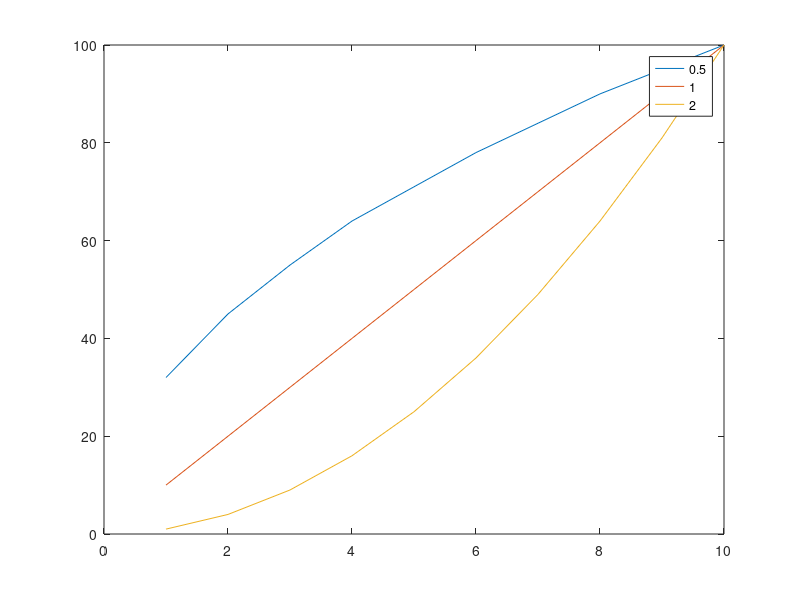

The MATLAB script that drew this image: (Note: this script raises an error after producing the figure.)
clear paramsAll;

clear params;
params.Gridjob.runLocal = false;
params.Gridjob.requiremf = 5000;
% params.Gridjob.wc_host = [];
params.Gridjob.jobname = 'ReLuDAE100';
params.Gridjob.initRandStreamWithSeed = 12345;

params.Autoencoder.inActFolder = '../../20131220_MoreImages/labelMeWhite';
params.Autoencoder.inActFilenames = 'act.*.mat';
params.Autoencoder.outWeightsFolder = 'ReLuDAE100';
params.Autoencoder.continue = true;
params.Autoencoder.debugOutput = true;

params.Autoencoder.continueBatch = false;
params.Autoencoder.continueBatchInWeightsFolder = [];
params.Autoencoder.continueBatchInBackConnFilenames = [];
params.Autoencoder.continueBatchInForwConnFilenames = [];

params.Autoencoder.inSamplesDims = [60 60 3 2200]; % [x,y,#features,#samples]
params.Autoencoder.inSamplesBorderBuffer = 0;
params.Autoencoder.patchDimForward = 8;
params.Autoencoder.patchDimBackward = 8;
params.Autoencoder.hiddenSize = {100 ,ceil(100*(1:10).^0.5/10^0.5), ceil(100*(1:10).^1/10^1), ceil(100*(1:10).^2/10^2)};

plot(1:10,cell2mat(params.Autoencoder.hiddenSize(2:end)'))
legend('0.5','1','2')

params.Autoencoder.inputSubsampling = 2;
params.Autoencoder.forwInitMaxWeight = 0.01;
params.Autoencoder.forwInitScaleDistFcn = [];
params.Autoencoder.backInitMaxWeight = 0.01;
params.Autoencoder.backInitScaleDistFcn = [];
params.Autoencoder.useSoftmax = false;
params.Autoencoder.useNormMean = false;
params.Autoencoder.useRectifiedLinear = false;

params.Autoencoder.useBinaryLinearInterp = true;
params.Autoencoder.binaryLinearInterpScaling = 1;
params.Autoencoder.binaryLinearInterpEMAconst = 0.9;

params.Autoencoder.saveinterval = Inf;
params.Autoencoder.saveintervalForwConn = 500;
params.Autoencoder.saveintervalBackConn = Inf;
params.Autoencoder.saveintervalTrainInfo = Inf;
params.Autoencoder.saveintervalLog = 50;
params.Autoencoder.saveintervalpng = 100;
params.Autoencoder.reloadSaveinterval = 5;
params.Autoencoder.savepng = true;
params.Autoencoder.sparsityParam = 0.01;
params.Autoencoder.alpha = 1;        % weight of Autoencoder
params.Autoencoder.lambda = 0;    % weight of L2-decay parameter
params.Autoencoder.lambdaL1 = 0;    % weight of L1-decay parameter
params.Autoencoder.scaleLambdaL1WithDistExponent = 0;
params.Autoencoder.beta = 0;         % weight of sparsity penalty term
params.Autoencoder.gamma = 0;        % weight of topographic sparsity penalty term
params.Autoencoder.gammaPvalue = 0.5;
params.Autoencoder.maskingNoiseFraction = 0;        % fraction of inputs to set to 0
params.Autoencoder.gaussianNoiseSigmaInput = {0.3, 0.75, 1.5};

params.Autoencoder.numberOfPatchReloads = 20;
params.Autoencoder.numberOfImagesPerPatchReload = 300;

params.Autoencoder.batchsize = 10; %[] means full batch
params.Autoencoder.fixedBatches = false;
params.Autoencoder.validationSetsize = 200;
params.Autoencoder.validationInterval = Inf;
params.Autoencoder.validationIntervalLog = 50;
params.Autoencoder.validationSetIds = [];
params.Autoencoder.validationSetImageIds = 1:10:1001;

params.Autoencoder.resetRandstreamEachReload = false;
params.Autoencoder.resetRandstreamEachIter = false;
params.Autoencoder.resetRandstreamEachEval = false;

params.Autoencoder.useMinFuncGrad = true;

params.Autoencoder.topoNghFcn = [];
params.Autoencoder.topoNgh = [1];
params.Autoencoder.topoGridDims = [100];
params.Autoencoder.topoPeriodicBoundary = [false];
params.Autoencoder.topoEpsilon = 1e-2;

params.minFuncGrad.Method = 'momentum';
params.minFuncGrad.maxIter = 250;
params.minFuncGrad.learnrate = 3e-4;
params.minFuncGrad.momentum = 0.9;
params.minFuncGrad.display = 'on';
params.minFuncGrad.displayEvery = 10;

paramsAll{1} = params;

clear params;
gridjobs = Gridjob(paramsAll);
start(gridjobs);


